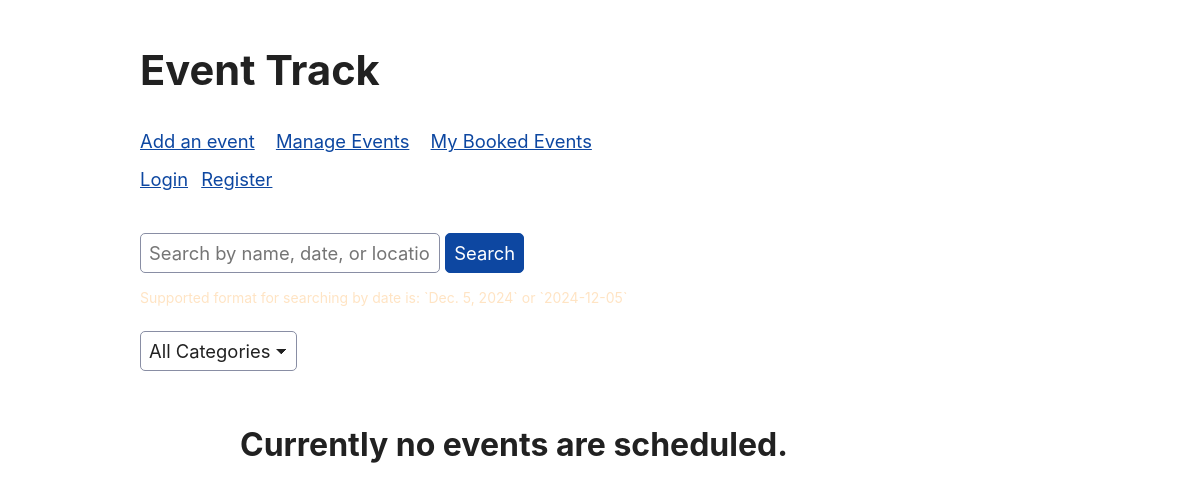
The app's page /events/, older data.
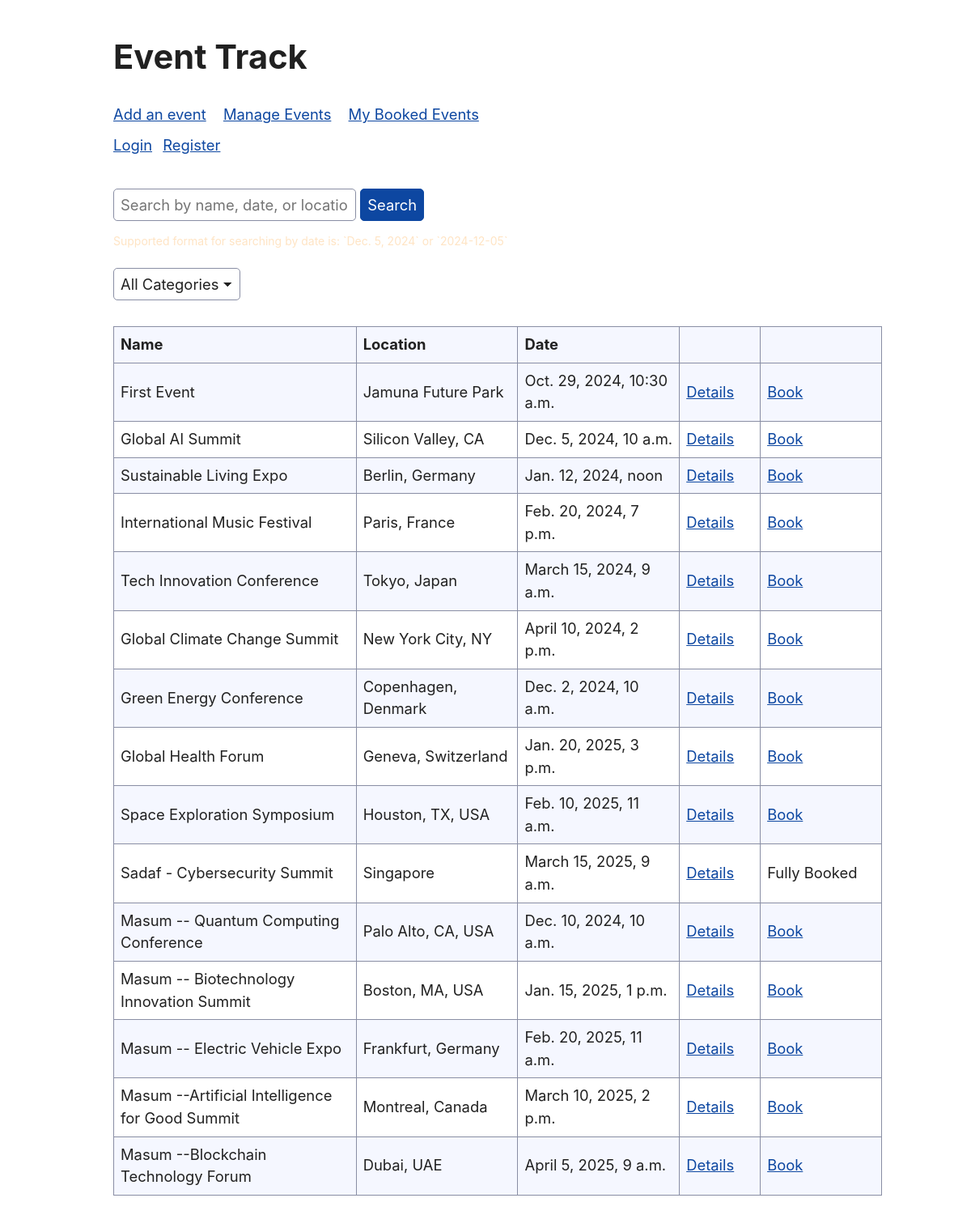
The same page, newer data.
### event_track/models.py (models this page shows, shortened)
class Event(models.Model):
    name = models.CharField(max_length=255)
    description = models.TextField(blank=True)
    date = models.DateTimeField()
    location = models.CharField(max_length=255)
    capacity = models.PositiveIntegerField(default=10)
    organizer = models.ForeignKey(User, on_delete=models.CASCADE, related_name='events')
    category = models.ForeignKey(Category, on_delete=models.CASCADE, null=True, related_name='events')
    @property
    def is_full(self):
        return self.booked_events.count() >= self.capacity

### event_track/views.py (the view, shortened to what this page needs)
# urls.py: path('', views.event_home, name='event_home'),
def event_home(request):
    current_user = request.user
    events = Event.objects.all()
    categories = Category.objects.all()
    query = request.GET.get('query')
    if query != None:
        query = str.strip(query)
    selected_category = request.GET.get('category')
    if selected_category is not None and selected_category is not '':
        selected_category_id = Category.objects.get(name=selected_category)
        events = events.filter(category=selected_category_id)
    request.session['previous_page'] = 'event_home'
    if str(current_user) == 'AnonymousUser':
        return render(request, 'event_track_home.html', {'user': None, 'events': events, 'categories': categories, 'selected_category': selected_category})

### event_track/templates/event_track_home.html (shortened to what this page needs)
{% extends 'event_track_base.html' %}
{% block content %}
<h2 style="margin-left: -100px;">Event Track</h2>
{% include 'event_navbar.html' %}
<nav style="margin-left: -100px;">
    <div style="margin:0">
        {% if not user %}
        <a href="{% url 'authorize_user' %}">Login</a>
        <a style="margin: .5rem;" href="{% url 'register_user' %}">Register</a>
        {% else %}
        <a href="{% url 'unauthorize_user' %}">Logout</a>
        <a style="margin-left: 1rem;" href="{% url 'user_profile' %}">Profile Page</a>
        {% endif %}
    </div>
</nav>
<div style="margin: 40px 40px 20px 0; margin-left: -100px;">
    <form method="GET">
        <input type="text" name="query" placeholder="Search by name, date, or location" value="{{ query }}"
            style="margin-bottom: 10px; width:300px" />
        <button type="submit">Search</button>
    </form>
    <span style="color:bisque; font-size: 14px;">Supported format for searching by date is: `Dec. 5, 2024` or
        `2024-12-05`</span>
</div>
<div>
    <form method="GET" style="margin-left: -100px;">
        <select name="category" onchange="this.form.submit()">
            <option value="" selected>All Categories</option>
        </select>
    </form>
</div>
<div>
    {% if events %}
    <table style="width: 950px; margin-left: -100px;">
        <tr>
            <th style="width: 300px;">Name</th>
            <th style="width: 200px;">Location</th>
            <th style="width: 200px;">Date</th>
            <th style="width: 100px;" />
            <th style="width: 150px;" />
        </tr>
        {% for event in events %}
        <tr>
            <td>{{event.name}}</td>
            <td>{{event.location}}</td>
            <td>{{event.date}}</td>
            <td><a href="{% url 'event_details' event.id %}">Details</a></td>
            {% if event.id in booked_event_ids %}
            <td>Booked</td>
            {% elif event.id in my_events_ids %}
            <td>My event</td>
            {% elif event.is_full %}
            <td>Fully Booked</td>
            {% else %}
            <td><a href="{% url 'book_an_event' event.id %}">Book</a></td>
            {% endif %}
        </tr>
        {% endfor %}
    </table>
    {% else %}
    <h3>Currently no events are scheduled.</h3>
    {% endif %}
</div>
{% endblock %}

### event_track/templates/event_track_base.html (shortened to what this page needs)
{% load static %}
<!DOCTYPE html>
<html lang="en">
<head>
    <link rel="stylesheet" href="{% static 'css/styles.css' %}">
</head>
<body>
    {% block content %}
    {% endblock %}
</body>
</html>

### event_track/templates/event_navbar.html
{% extends 'event_track_base.html' %}
{% block content %}
<nav style="margin-bottom: 10px; margin-left: -100px;">
    <div style="margin: 0;">
        <a style="margin-right: .5rem; margin-left: 0; padding-left: 0;" href="{% url 'add_event' %}">Add an event</a>
        <a style="margin: .5rem;" href="{% url 'my_events' %}">Manage Events</a>
        <a style="margin: .5rem;" href="{% url 'my_booked_events' %}">My Booked Events</a>
    </div>
</nav>
{% endblock %}

### event_track/static/css/styles.css (style rules this page uses)
:root, ::backdrop { --sans-font: -apple-system, BlinkMacSystemFont, "Avenir Next", Avenir, "Nimbus Sans L", Roboto, "Noto Sans", "Segoe UI", Arial, Helvetica, "Helvetica Neue", sans-serif; --mono-font: Consolas, Menlo, Monaco, "Andale Mono", "Ubuntu Mono", monospace; --standard-border-radius: 5px; --bg: #fff; --accent-bg: #f5f7ff; --text: #212121; --text-light: #585858; --border: #898ea4; --accent: #0d47a1; --accent-hover: #1266e2; --accent-text: var(--bg); --code: #d81b60; --preformatted: #444; --marked: #fd3; --disabled: #efefef; }
textarea, select, input, progress { -webkit-appearance: none; -moz-appearance: none; appearance: none; }
html { font-family: var(--sans-font); scroll-behavior: smooth; }
body { color: var(--text); background-color: var(--bg); grid-template-columns: 1fr min(45rem, 90%) 1fr; margin: 0; font-size: 1.15rem; line-height: 1.5; display: grid; }
body > * { grid-column: 2; }
h2 { margin-top: 3rem; font-size: 2.6rem; }
p, h1, h2, h3, h4, h5, h6 { overflow-wrap: break-word; }
h1, h2, h3 { line-height: 1.1; }
a, a:visited { color: var(--accent); }
button, .button, a.button, input[type="submit"], input[type="reset"], input[type="button"], label[type="button"] { border: 1px solid var(--accent); background-color: var(--accent); color: var(--accent-text); padding: 0.5rem 0.9rem; line-height: normal; text-decoration: none; }
table { border-collapse: collapse; margin: 1.5rem 0; }
td, th { border: 1px solid var(--border); text-align: start; padding: 0.5rem; }
th { background-color: var(--accent-bg); font-weight: 700; }
tr:nth-child(2n) { background-color: var(--accent-bg); }
textarea, select, input, button, .button { font-size: inherit; border-radius: var(--standard-border-radius); box-shadow: none; max-width: 100%; margin-bottom: 0.5rem; padding: 0.5rem; font-family: inherit; display: inline-block; }
textarea, select, input { color: var(--text); background-color: var(--bg); border: 1px solid var(--border); }
select:not([multiple]) { background-image: linear-gradient(45deg, transparent 49%, var(--text) 51%), linear-gradient(135deg, var(--text) 51%, transparent 49%); background-position: calc(100% - 15px), calc(100% - 10px); background-repeat: no-repeat; background-size: 5px 5px, 5px 5px; padding-inline-end: 25px; }

Row changes from the older to the newer data that the page shows:
added Event: name "First Event", location "Jamuna Future Park", date "Oct. 29, 2024, 10:30 a.m.", capacity "Book"
added Event: name "Global AI Summit", location "Silicon Valley, CA", date "Dec. 5, 2024, 10 a.m.", capacity "Book"
added Event: name "Sustainable Living Expo", location "Berlin, Germany", date "Jan. 12, 2024, noon", capacity "Book"
added Event: name "International Music Festival", location "Paris, France", date "Feb. 20, 2024, 7 p.m.", capacity "Book"
added Event: name "Tech Innovation Conference", location "Tokyo, Japan", date "March 15, 2024, 9 a.m.", capacity "Book"
added Event: name "Global Climate Change Summit", location "New York City, NY", date "April 10, 2024, 2 p.m.", capacity "Book"
added Event: name "Green Energy Conference", location "Copenhagen, Denmark", date "Dec. 2, 2024, 10 a.m.", capacity "Book"
added Event: name "Global Health Forum", location "Geneva, Switzerland", date "Jan. 20, 2025, 3 p.m.", capacity "Book"
added Event: name "Space Exploration Symposium", location "Houston, TX, USA", date "Feb. 10, 2025, 11 a.m.", capacity "Book"
added Event: name "Sadaf - Cybersecurity Summit", location "Singapore", date "March 15, 2025, 9 a.m.", capacity "Fully Booked"
added Event: name "Masum -- Quantum Computing Conference", location "Palo Alto, CA, USA", date "Dec. 10, 2024, 10 a.m.", capacity "Book"
added Event: name "Masum -- Biotechnology Innovation Summit", location "Boston, MA, USA", date "Jan. 15, 2025, 1 p.m.", capacity "Book"
added Event: name "Masum -- Electric Vehicle Expo", location "Frankfurt, Germany", date "Feb. 20, 2025, 11 a.m.", capacity "Book"
added Event: name "Masum --Artificial Intelligence for Good Summit", location "Montreal, Canada", date "March 10, 2025, 2 p.m.", capacity "Book"
added Event: name "Masum --Blockchain Technology Forum", location "Dubai, UAE", date "April 5, 2025, 9 a.m.", capacity "Book"
Text that changed along with them:
text no longer shown: "Currently no events are scheduled."
text now shown: "Name Location Date"
